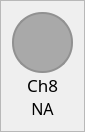
                     <widget class="QFrame" name="frame_ch8">
                      <property name="maximumSize">
                       <size>
                        <width>80</width>
                        <height>150</height>
                       </size>
                      </property>
                      <property name="styleSheet">
                       <string notr="true"/>
                      </property>
                      <property name="frameShape">
                       <enum>QFrame::StyledPanel</enum>
                      </property>
                      <property name="frameShadow">
                       <enum>QFrame::Raised</enum>
                      </property>
                      <layout class="QVBoxLayout" name="verticalLayout_15">
                       <property name="spacing">
                        <number>0</number>
                       </property>
                       <item>
                        <widget class="QFrame" name="frame_ch8_color">
                         <property name="sizePolicy">
                          <sizepolicy hsizetype="Fixed" vsizetype="Fixed">
                           <horstretch>0</horstretch>
                           <verstretch>0</verstretch>
                          </sizepolicy>
                         </property>
                         <property name="minimumSize">
                          <size>
                           <width>61</width>
                           <height>61</height>
                          </size>
                         </property>
                         <property name="maximumSize">
                          <size>
                           <width>1000</width>
                           <height>61</height>
                          </size>
                         </property>
                         <property name="sizeIncrement">
                          <size>
                           <width>1</width>
                           <height>1</height>
                          </size>
                         </property>
                         <property name="styleSheet">
                          <string notr="true">border: 2px solid rgb(145, 145, 145);
border-radius: 30px;
background-color: rgb(169, 169, 169)</string>
                         </property>
                         <property name="frameShape">
                          <enum>QFrame::StyledPanel</enum>
                         </property>
                         <property name="frameShadow">
                          <enum>QFrame::Raised</enum>
                         </property>
                        </widget>
                       </item>
                       <item>
                        <widget class="QLabel" name="label_ch8">
                         <property name="minimumSize">
                          <size>
                           <width>61</width>
                           <height>0</height>
                          </size>
                         </property>
                         <property name="maximumSize">
                          <size>
                           <width>16777215</width>
                           <height>30</height>
                          </size>
                         </property>
                         <property name="font">
                          <font>
                           <family>DM Sans</family>
                           <pointsize>13</pointsize>
                           <weight>50</weight>
                           <italic>false</italic>
                           <bold>false</bold>
                          </font>
                         </property>
                         <property name="text">
                          <string>Ch8</string>
                         </property>
                         <property name="alignment">
                          <set>Qt::AlignCenter</set>
                         </property>
                        </widget>
                       </item>
                       <item>
                        <widget class="QLabel" name="label_ch8_value">
                         <property name="minimumSize">
                          <size>
                           <width>61</width>
                           <height>0</height>
                          </size>
                         </property>
                         <property name="maximumSize">
                          <size>
                           <width>16777215</width>
                           <height>30</height>
                          </size>
                         </property>
                         <property name="font">
                          <font>
                           <family>DM Sans</family>
                           <pointsize>12</pointsize>
                           <weight>50</weight>
                           <italic>false</italic>
                           <bold>false</bold>
                          </font>
                         </property>
                         <property name="styleSheet">
                          <string notr="true">font:12pt</string>
                         </property>
                         <property name="text">
                          <string>NA</string>
                         </property>
                         <property name="alignment">
                          <set>Qt::AlignCenter</set>
                         </property>
                        </widget>
                       </item>
                      </layout>
                     </widget>
